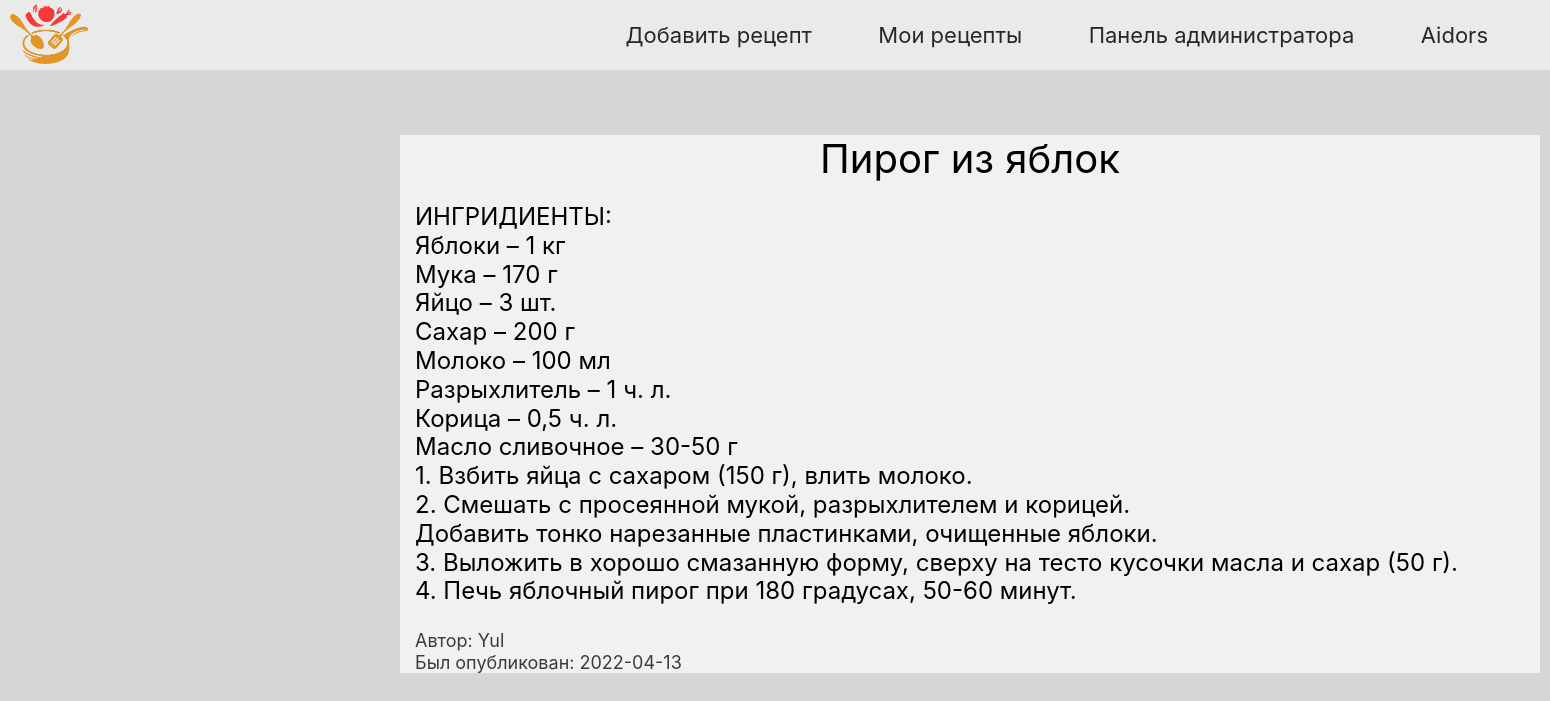
The page /recipe/2 (signed in) on the database its author committed.
### data/users.py (models this page shows, shortened)
class User(SqlAlchemyBase, UserMixin, SerializerMixin):
    __tablename__ = 'users'
    id = sqlalchemy.Column(sqlalchemy.Integer, primary_key=True, autoincrement=True)
    name = sqlalchemy.Column(sqlalchemy.String)
    about = sqlalchemy.Column(sqlalchemy.String, nullable=True)
    email = sqlalchemy.Column(sqlalchemy.String, index=True, unique=True)
    rights = sqlalchemy.Column(sqlalchemy.Boolean, default=False)
    hashed_password = sqlalchemy.Column(sqlalchemy.String)
    register_date = sqlalchemy.Column(sqlalchemy.DateTime, default=datetime.now)
    recipes = orm.relation("Recipe", back_populates='author')

### data/recipes.py (models this page shows)
class Recipe(SqlAlchemyBase, SerializerMixin):
    __tablename__ = 'recipes'
    id = sqlalchemy.Column(sqlalchemy.Integer, primary_key=True, autoincrement=True)
    author_id = sqlalchemy.Column(sqlalchemy.Integer, sqlalchemy.ForeignKey("users.id"))
    author = orm.relation('User')
    recipe_title = sqlalchemy.Column(sqlalchemy.String)
    recipe_content = sqlalchemy.Column(sqlalchemy.String)
    creation_date = sqlalchemy.Column(sqlalchemy.DateTime, default=datetime.now)

### main.py (the view)
@app.route('/recipe/<int:recipe_id>')
def view_recipe(recipe_id):
    db_sess = db_session.create_session()
    recipe = db_sess.query(Recipe).filter(Recipe.id == recipe_id).first()
    if recipe:
        recipe_data = {"author_name": recipe.author.name,
                       "recipe_title": recipe.recipe_title,
                       "recipe_content": recipe.recipe_content.split("\n"),
                       "creation_date": str(recipe.creation_date).split()[0],
                       "recipe_id": recipe.id}
        return render_template('recipe_view.html', css_file="recipe_view.css",
                               recipe_data=recipe_data)
    else:
        abort(404)

### data/db_session.py (called while the page is built)
def create_session() -> Session:
    global __factory
    return __factory()

### main.py (called while the page is built)
@login_manager.user_loader
def load_user(user_id):
    db_sess = db_session.create_session()
    return db_sess.query(User).get(user_id)

### templates/recipe_view.html (shortened to what this page needs)
{% extends "base.html" %}
{% block content %}
<section id="main" class="main">
    <div class="container">
        <h2 class="title">{{recipe_data["recipe_title"]}}</h2>
        {% for line in recipe_data["recipe_content"]%}
            <h3 class="content">{{line}}</h3>
        {% endfor %}
        <br>
        <h4 class="author">Автор: {{recipe_data["author_name"]}}</h4>
        <h4 class="date">Был опубликован: {{recipe_data["creation_date"]}}</h4>
    </div>
</section>
{% endblock %}

### templates/base.html (shortened to what this page needs)
<!doctype html>
<html lang="en">
    <head>
        <link rel="stylesheet"
          href="https://stackpath.bootstrapcdn.com/bootstrap/4.4.1/css/bootstrap.min.css"
>
        <link rel="stylesheet" type="text/css" href="/static/css/main.css"/>
        <link rel="stylesheet" type="text/css" href="/static/css/{{ css_file }}"/>
    </head>
    <body>
        <header id="header" class="header">
            <p><a href="/"><img src="/static/img/logo.png" height="60" alt="Главная" class="logo"></a></p>
            <div class="right_header">
                <ul class="menu">
                    {% if current_user.is_authenticated %}
                        <li><a href="/add_recipe">Добавить рецепт</a></li>
                        <li><a href="/my_recipes">Мои рецепты</a></li>
                        {% if current_user.rights %}
                            <li><a href="/admin_panel">Панель администратора</a></li>
                        {% endif %}
                    {% endif %}
                    {% if current_user.is_authenticated %}
                        <li><a href="/logout">{{ current_user.name }}</a></li>
                    {% else %}
                        <li><a href="/login">Войти</a></li>
                    {% endif %}
                </ul>
            </div>
        </header>
        {% block content %} {% endblock %}
    </body>
</html>

### static/css/main.css (style rules this page uses)
body { padding: 0; margin: 0; color: black; position: relative; opacity: 1; background-color: #d6d6d6; }
ul, li { padding: 0; margin: 0; }
h1, h2, h3, h4, h5, h6 { padding: 0; margin: 0; }
header { height: 70px; background-color: #EAEAEA; align-items: center; display: flex; justify-content: space-between; }
header a { display: block; color: #272727; font-weight: 400; transition: color .2s ease; }
header .logo { margin-top: 14px; margin-left: 10px; }
header .menu { list-style-type: none; }
header .menu li { display: inline-block; margin-right: 62px; }
header .menu li a { font-size: 22px; text-decoration: none; }

### static/css/recipe_view.css (style rules this page uses)
h1, h2, h3, h4, h5, h6 { padding: 0; margin: 0; }
section .container { margin: 65px 400px; background-color: #F1F1F1; }
section .title { font-size: 40px; font-weight: 400; text-align: center; margin-top: 20px; margin-bottom: 20px; }
section .content { font-size: 24px; font-weight: 400; }
section .author { font-size: 18px; font-weight: 400; color: #3b3b3b; }
section .date { font-size: 18px; font-weight: 400; color: #3b3b3b; }

### rows shown on the page
User: name "Aidors"
Recipe: recipe_title "Пирог из яблок"
User: author_name "Yul"

### other values the page prints
{{ line }} "ИНГРИДИЕНТЫ:" "Яблоки – 1 кг" "Мука – 170 г" "Яйцо – 3 шт." "Сахар – 200 г" "Молоко – 100 мл" "Разрыхлитель – 1 ч. л." "Корица – 0,5 ч. л." "Масло сливочное – 30-50 г" "1. Взбить яйца с сахаром (150 г), влить молоко." "2. Смешать с просеянной мукой, разрыхлителем и корицей." "Добавить тонко нарезанные пластинками, очищенные яблоки." "3. Выложить в хорошо смазанную форму, сверху на тесто кусочки масла и сахар (50 г)." "4. Печь яблочный пирог при 180 градусах, 50-60 минут."
{{ recipe_data["creation_date"] }} "2022-04-13"
